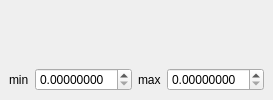
<?xml version="1.0" encoding="UTF-8"?>
<ui version="4.0">
 <class>HistoPlot</class>
 <widget class="QMainWindow" name="HistoPlot">
  <widget class="QWidget" name="main_widget">
   <layout class="QVBoxLayout" name="vbox">
    <item>
     <widget class="MyMplCanvas" name="canvas"/>
    </item>
    <item>
     <layout class="QHBoxLayout" name="range_hbox">
      <item>
       <widget class="QLabel" name="min_label">
        <property name="text">
         <string>min</string>
        </property>
       </widget>
      </item>
      <item>
       <widget class="DelayedDoubleSpinBox" name="lrange_box">
        <property name="decimals">
         <number>8</number>
        </property>
       </widget>
      </item>
      <item>
       <widget class="QLabel" name="max_label">
        <property name="text">
         <string>max</string>
        </property>
       </widget>
      </item>
      <item>
       <widget class="DelayedDoubleSpinBox" name="urange_box">
        <property name="decimals">
         <number>8</number>
        </property>
       </widget>
      </item>
     </layout>
    </item>
   </layout>
  </widget>
 </widget>
 <customwidgets>
  <customwidget>
   <class>MyMplCanvas</class>
   <extends>QWidget</extends>
   <header>pyOMA.GUI.HelpersGUI</header>
  </customwidget>
  <customwidget>
   <class>DelayedDoubleSpinBox</class>
   <extends>QDoubleSpinBox</extends>
   <header>pyOMA.GUI.HelpersGUI</header>
  </customwidget>
 </customwidgets>
 <resources/>
 <connections/>
</ui>
